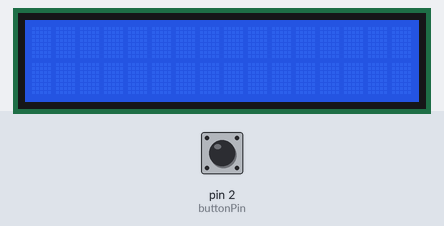
A sketch run on a simulated Arduino Uno, built with avr-gcc and run on an emulated ATmega328P. On the bench: 16×2 character LCD. The inputs (shaded band) are chosen by the test bench; at power-on: pin 2 (buttonPin) LOW. The modem accepts every AT command (registered, SIM ready, sends succeed) and sends nothing else; what the sketch prints to the serial monitor is not drawn.

Above: at 1.4 s.
1.5 s: pin 2 (buttonPin) pulled HIGH for 0.15 s
At 2.0 s:
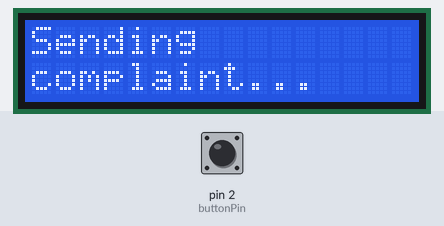
At 15.9 s:
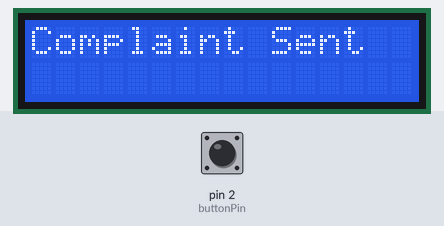
Timing chart, 0 to 17.4 s (numbered marks = the images above; inputs shaded):
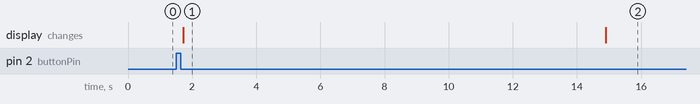

The sketch:

SmartButton.ino
```cpp
#include <SoftwareSerial.h>
#include <LiquidCrystal.h>
SoftwareSerial mySerial(3,4);
const int rs = 12, en = 11, d4 = 9, d5 = 8, d6 = 7, d7 = 6;
LiquidCrystal lcd(rs, en, d4, d5, d6, d7);

const int  buttonPin = 2;
const int lcdDisplayPin = A0;
const int lcdContrastPin = 10;

int buttonPushCounter = 0;
int buttonState = 0;
int lastButtonState = 0;

long millis_held;
long secs_held;
long prev_secs_held;
byte previous = LOW;
unsigned long firstTime;

void setup()
{
  pinMode(buttonPin, INPUT);
  pinMode(lcdDisplayPin, OUTPUT);
  pinMode(lcdContrastPin, OUTPUT);
  lcd.begin(16, 2);
  analogWrite(lcdContrastPin, 20);
  mySerial.begin(9600);
  Serial.begin(9600);
  Serial.println("GSM SIM900A BEGIN");
  Serial.println("Enter character for control option:");
  Serial.println("Single Press : to make a call for complaint registration");
  Serial.println("Long Press : to send acknowledgement message");
  Serial.println();
  delay(100);
}


void loop()
{
  buttonState = digitalRead(buttonPin);
  if (buttonState != lastButtonState) {
    if (buttonState == HIGH) {
      buttonPushCounter++;
      Serial.print("number of button pushes: ");
      Serial.println(buttonPushCounter);
    }
    delay(50);
  }

  if (buttonState == HIGH && lastButtonState == LOW && (millis() - firstTime) > 200) {
    firstTime = millis();
  }

  millis_held = (millis() - firstTime);
  secs_held = millis_held / 1000;
  if (buttonState == LOW && lastButtonState == HIGH) {
    if (secs_held <= 1) {
        digitalWrite(lcdDisplayPin, HIGH);
        lcd.display();
        lcd.clear();
        lcd.print("Sending");
        lcd.setCursor(0, 1);
        lcd.print("complaint...");
        SendComplaint();
        delay(5000);
        Serial.println("Complaint Sent");
        lcd.clear();
        lcd.print("Complaint Sent");
        delay(5000);
        lcd.noDisplay();
        digitalWrite(lcdDisplayPin, LOW);
      }

    if (secs_held >= 3 && buttonPushCounter>1) {
      digitalWrite(lcdDisplayPin, HIGH);
      lcd.display();
      lcd.clear();
      lcd.print("Sending");
      lcd.setCursor(0, 1);
      lcd.print("acknowledgement...");
      SendAck();
      delay(5000);
      //MakeAckCall();
      //delay(25000);
      //HangupCall();
      Serial.println("Acknowledgement Sent");
      lcd.clear();
      lcd.print("Acknowledgement Sent");
      delay(5000);
      lcd.noDisplay();
      digitalWrite(lcdDisplayPin, LOW);
    }
    }
    lastButtonState = buttonState;
    prev_secs_held = secs_held;
}


void MakeCall()
{
  mySerial.println("ATD+918320841726;");
  Serial.println("Calling  ");
  delay(5000);
}

void MakeAckCall()
{
  mySerial.println("ATD+919536076959;");
  Serial.println("Calling  ");
  delay(5000);
}

void HangupCall()
{
  mySerial.println("ATH");
  Serial.println("Hangup Call");
  delay(1000);
}

void SendAck()
{
  Serial.println("Sending acknowledgement\n");
  mySerial.println("AT+CMGF=1");
  delay(2000);
  mySerial.println("AT+CMGS=\"9536076959\"\r");
  delay(2000);
  mySerial.println("AC of SIIC meeting room has been fixed\n");
  delay(2000);
  mySerial.println((char)26);
  delay(2000);
}

void SendComplaint()
{
  Serial.println("Sending message\n");
  mySerial.println("AT+CMGF=1");
  delay(2000);
  mySerial.println("AT+CMGS=\"8320841726\"\r");
  delay(2000);
  mySerial.println("AC of SIIC meeting room is not working properly.\nPlease register the complaint.\nADDRESS:SIIC LABS, 5TH floor, BEL LAB, SRM UNIVERSITY\n");
  delay(2000);
  mySerial.println((char)26);// ASCII code of CTRL+Z
  delay(2000);
}
```

Measured:
- after the input at 1.5 s, the display: changes after 0.22 s (image 1)
- what the display in image 1 shows lasts 13.2 s, from 1.7 s to 14.9 s
